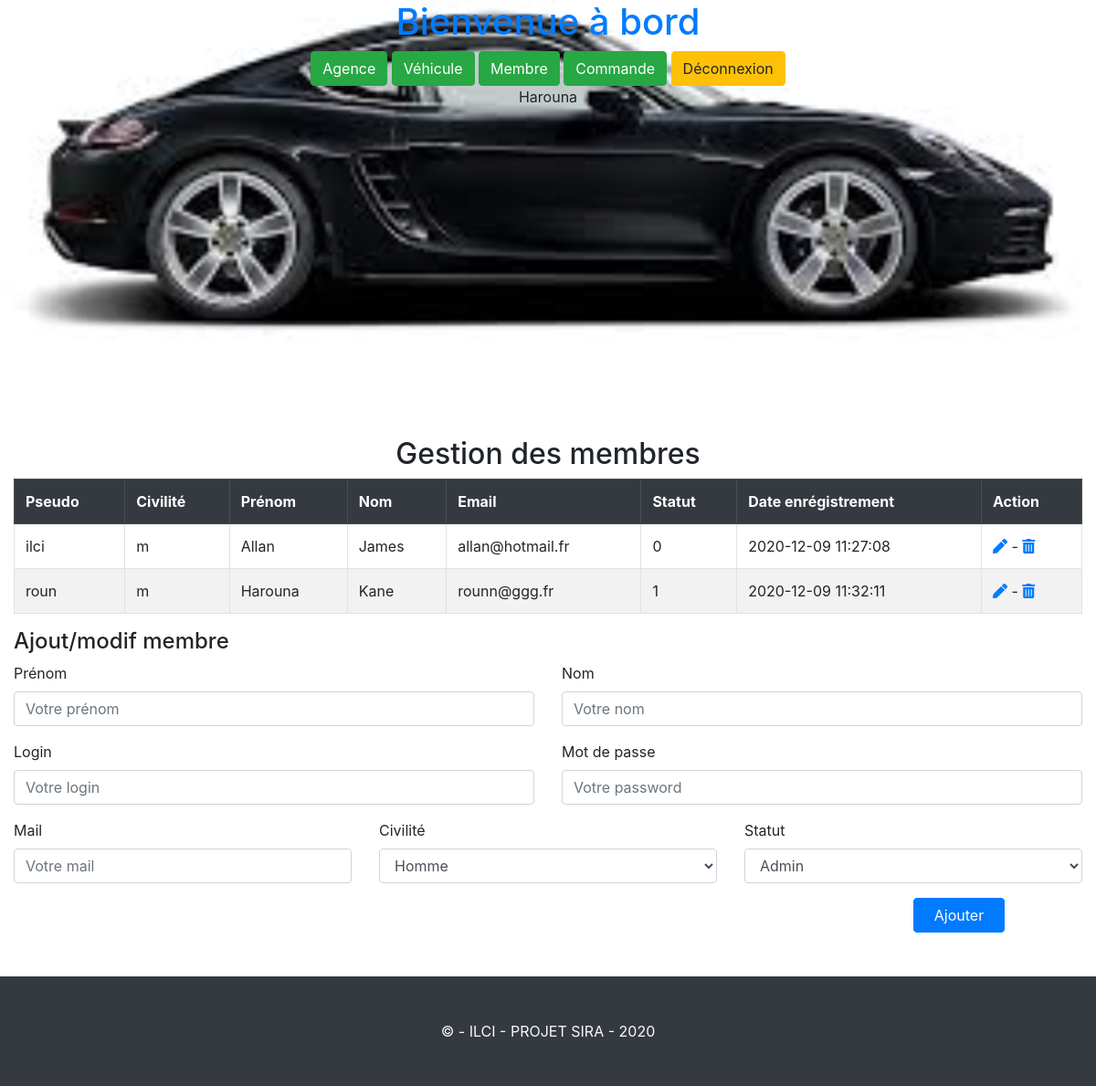
Screenshot of /index.php?action=membre (signed in) with the database file from the repository.
### tables this page shows
CREATE TABLE IF NOT EXISTS `membre` (
  `id_membre` int(11) NOT NULL AUTO_INCREMENT,
  `pseudo` varchar(20) NOT NULL,
  `mdp` varchar(200) NOT NULL,
  `nom` varchar(20) NOT NULL,
  `prenom` varchar(20) NOT NULL,
  `email` varchar(50) NOT NULL,
  `civilite` enum('m','f') NOT NULL,
  `statut` int(3) NOT NULL,
  `dateEnregistrement` datetime NOT NULL DEFAULT CURRENT_TIMESTAMP,
  PRIMARY KEY (`id_membre`),
  UNIQUE KEY `pseudo` (`pseudo`)
);

### controller/MembreController.php (called while the page is built, shortened)
<?php
include "modele/MembreModele.php";
class MembreController{
  private $modele;
  public function __construct(){
    $this->modele = new MembreModele();
  }
  function listeMembre(){
    return $this->modele->liste();
  }
}

### modele/DB.php (called while the page is built, shortened)
<?php
class DB{
  function connect(){
    $this->pdo = new PDO(
      'mysql:host=localhost; dbname=voiture', 'root', 'root', [
        PDO::ATTR_ERRMODE => PDO::ERRMODE_EXCEPTION,
        PDO::ATTR_DEFAULT_FETCH_MODE => PDO::FETCH_ASSOC
      ]
    );
    $this->pdo->exec("SET NAMES UTF8");
    return $this->pdo;
  }
}

### modele/MembreModele.php (called while the page is built, shortened)
<?php
require 'DB.php';
class MembreModele extends DB{
  function liste(){
    $liste = $this->executerRequete("SELECT * FROM membre");
    $tabMembre = [];
    while ($membre = $liste->fetch()) {
      $tabMembre[] = new Membre($membre);
    }
    return $tabMembre;
  }
  function executerRequete($requete, $params = array()){
    $result = $this->connect()->prepare($requete);
    $result->execute($params);
    return $result;
  }
}

### classes/Membre.class.php (called while the page is built, shortened)
<?php
class Membre{
 private $prenom;
 private $nom;
 private $email;
 private $pseudo;
 private $civilite;
 private $statut;
 private $date_enregistrement;
 function __construct(array $data){
    foreach ($data as $key => $value) {
        $setter = 'set'.ucfirst($key);
    }
 }
    public function getPrenom()
    {
        return $this->prenom;
    }
    public function setPrenom($prenom): void
    {
        $this->prenom = $prenom;
    }
    public function getNom()
    {
        return $this->nom;
    }
    public function setNom($nom): void
    {
        $this->nom = $nom;
    }
    public function getEmail()
    {
        return $this->email;
    }
    public function setEmail($email): void
    {
        $this->email = $email;
    }
    public function getPseudo()
    {
        return $this->pseudo;
    }
    public function setPseudo($pseudo): void
    {
        $this->pseudo = $pseudo;
    }
    public function getCivilite()
    {
        return $this->civilite;
    }
    public function setCivilite($civilite): void
    {
        $this->civilite = $civilite;
    }
    public function getStatut()
    {
        return $this->statut;
    }
    public function setStatut($statut): void
    {
        $this->statut = $statut;
    }
    public function getDateEnregistrement()
    {
        return $this->date_enregistrement;
    }
    public function setDateEnregistrement($date_enregistrement): void
    {
        $this->date_enregistrement = $date_enregistrement;
    }
}

### views/membre.php (the view, shortened to what this page needs)
<h2 class="text-center">Gestion des membres</h2>
<table class="table table-bordered table-striped">
  <tr class="thead-dark">
    <th>Pseudo </th>
    <th>Civilité </th>
    <th>Prénom </th>
    <th>Nom </th>
    <th>Email </th>
    <th>Statut </th>
    <th>Date enrégistrement </th>
    <th>Action</th>
  </tr>
  <?php foreach($listeMembre as $key => $value): ?>
    <tr>
      <td> <?= $value->getPseudo(); ?> </td>
      <td> <?= $value->getCivilite(); ?></td>
      <td> <?= htmlentities($value->getPrenom()); ?> </td>
      <td> <?= $value->getNom(); ?> </td>
      <td> <?= $value->getEmail() ?> </td>
      <td> <?= $value->getStatut() ?> </td>
      <td> <?= $value->getDateEnregistrement() ?> </td>
      <td>
        <a href="index.php?action=update&id=<?= $value->getPseudo(); ?>"><i class="fas fa-pen"></i> </a> -
        <a href="index.php?action=delete&id=<?= $value->getPseudo(); ?>"><i class="fas fa-trash-alt"></i></a></td>
    </tr>
  <?php endforeach; ?>
</table>
<h4>Ajout/modif membre</h4>
<form action="index.php" method="post" class="row">
    <div class="form-group col-6">
      <label for="">Prénom</label>
      <input type="text" name="prenom" placeholder="Votre prénom" class="form-control" value="<?= isset($membre) ? $membre->getPrenom() : '' ?>">
    </div>
    <div class="form-group col-6">
      <label for="">Nom</label>
      <input type="text" name="nom" placeholder="Votre nom" class="form-control" value="<?= isset($membre) ? $membre->getNom() : '' ?>">
    </div>
    <div class="form-group col-6">
      <label for="">Login</label>
      <input type="text" name="pseudo" placeholder="Votre login" class="form-control"  value="<?= isset($membre) ? $membre->getPseudo() : '' ?>">
    </div>
    <div class="form-group col-6">
      <label for="">Mot de passe</label>
      <input type="password" name="mdp" placeholder="Votre password" class="form-control">
    </div>
    <div class="form-group col-4">
      <label for="">Mail</label>
      <input type="text" name="email" placeholder="Votre mail" class="form-control"  value="<?= isset($membre) ? $membre->getEmail() : '' ?>">
    </div>
    <div class="form-group col-4">
      <label for="">Civilité</label>
      <select name="civilite" id="" class="form-control">
        <option value="m" <?= isset($membre) && $membre->getCivilite() == 'm' ? 'selected' : '' ?>>
          Homme
        </option>
      </select>
    </div>
    <div class="form-group col-4">
      <label for="">Statut</label>
      <select name="statut" id="" class="form-control">
        <option value="1" <?= isset($membre) && $membre->getStatut() == 1 ? 'selected' : '' ?>>Admin</option>
      </select>
    </div>
    <button class="btn btn-primary offset-10 col-1" name="<?= isset($membre) ? 'update' : 'inscription' ?>" type="submit"><?= isset($membre) ? 'Update' : 'Ajouter' ?></button>
  </form>

### views/header.php (shortened to what this page needs)
<!DOCTYPE html>
<html lang="en">
<head>
  <link rel="stylesheet" href="https://stackpath.bootstrapcdn.com/bootstrap/4.5.2/css/bootstrap.min.css">
  <link rel="stylesheet" href="public/css/fontawesome/css/all.min.css">
  <link rel="stylesheet" href="public/css/style.css">
</head>
<body>
  <header class="text-center">
    <h1 class="text-white text-center"><a href="./">Bienvenue à bord</a></h1>
    <nav class="">
      <?php if( isset($_SESSION['membre']) && $_SESSION['membre']['statut']): ?>
        <a href="" class="btn btn-success">Agence </a>
        <a href="" class="btn btn-success">Véhicule </a>
        <a href="index.php?action=membre" class="btn btn-success">Membre </a>
      <?php endif; ?>
      <?php if( isset($_SESSION['membre']) ): ?>
        <a href="" class="btn btn-success">Commande </a>
        <a href="index.php?action=deconnexion" class="btn btn-warning">Déconnexion</a>
         <div> <?= $_SESSION['membre']['prenom'] ?> </div>
        <?php else: ?>
          <a href="index.php?action=inscription" class="btn btn-success">Inscription</a>
        <a href="index.php?action=connexion" class="btn btn-success">Connexion</a>
      <?php endif; ?>
    </nav>
  </header>
  <main class="container-fluid">

### index.php (shortened to what this page needs)
<?php
include "views/header.php";
include "classes/Membre.class.php";
include "controller/MembreController.php";
$membreController = new MembreController();
$listeMembre = $membreController->listeMembre();
if( isset($_GET['action']) ){
  $action = $_GET['action'];
  switch ( $action ) {
    case 'membre':
      include "views/membre.php";
      break;
  }
}else{
  include "views/accueil.php";
}
include "views/footer.php";

### views/footer.php
  </main>
  <footer class="bg-dark py-5 mt-5 text-light text-center">
    &copy; - ILCI - PROJET SIRA - 2020
  </footer>
</body>
</html>

### public/css/style.css (style rules this page uses)
header { background-image: url("../images/header.jpg"); padding-bottom: 30%; background-size: cover; background-position-y: -204px; background-repeat: repeat; }

### rows the page displays
membre: pseudo "ilci", civilite "m", prenom "Allan", nom "James", email "allan@hotmail.fr", statut "0", dateEnregistrement "2020-12-09 11:27:08"
membre: pseudo "roun", civilite "m", prenom "Harouna", nom "Kane", email "rounn@ggg.fr", statut "1", dateEnregistrement "2020-12-09 11:32:11"

### other values shown
$_SESSION['membre']['prenom'] "Harouna"
